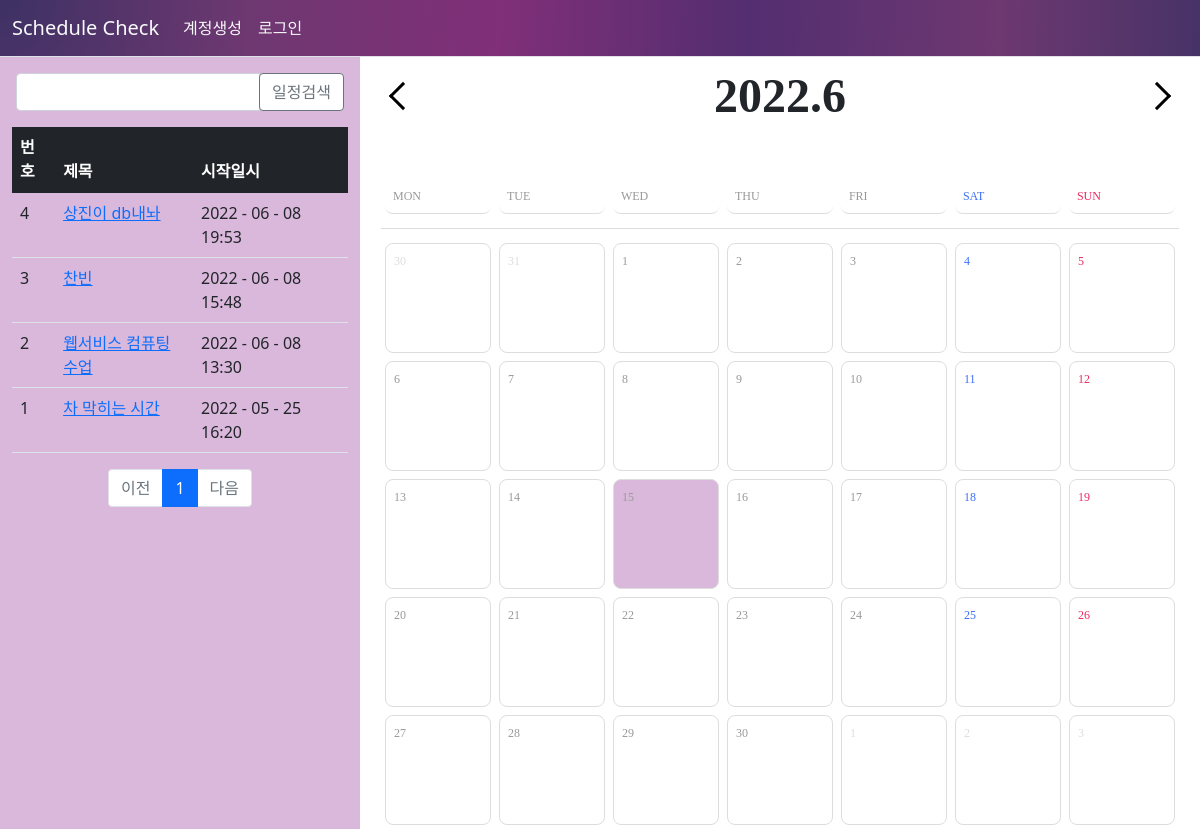
The app's page /schedule/list/, older data.
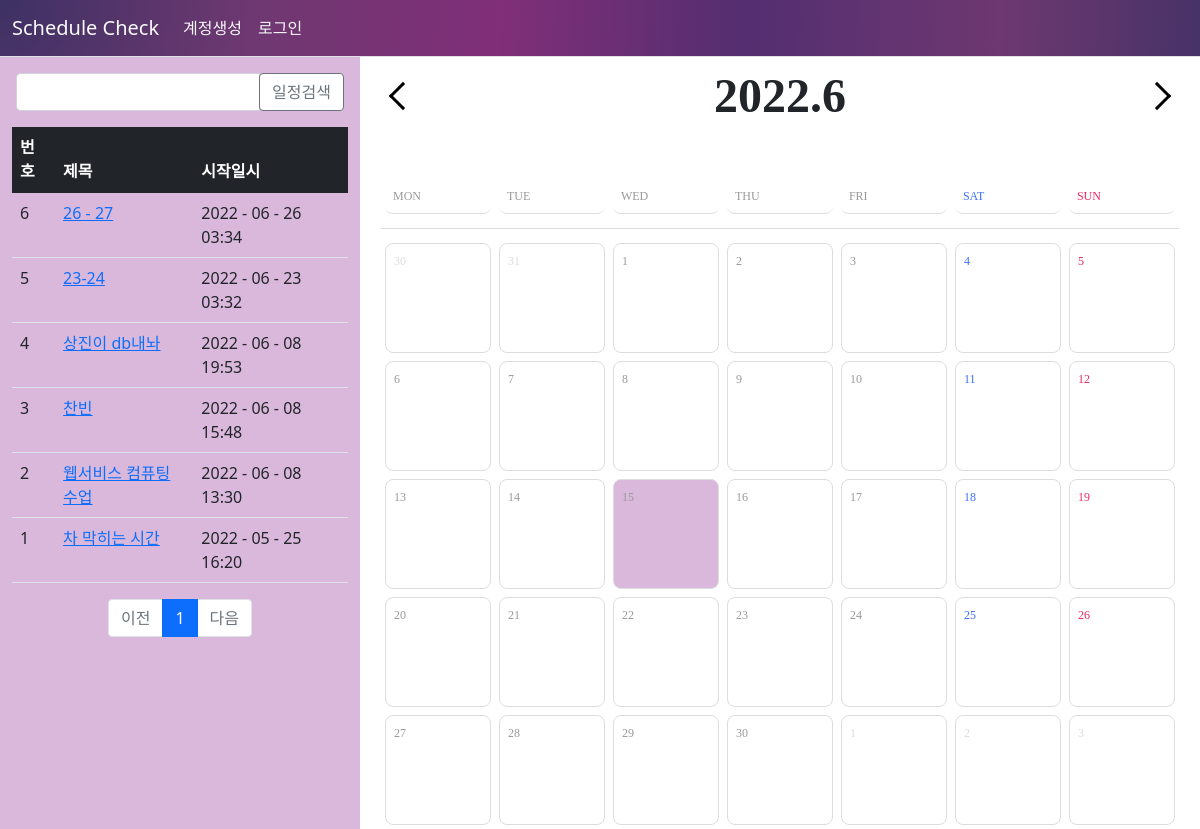
The same page, newer data.
### pybo/models.py (models this page shows)
class Schedule(db.Model):
    id = db.Column(db.Integer, primary_key=True)
    create_date = db.Column(db.DateTime(), nullable=False)
    creator_id = db.Column(db.Integer, db.ForeignKey('user.id', ondelete='CASCADE'), nullable=False)
    creator = db.relationship('User', backref=db.backref('schedule_set'))
    start_date = db.Column(db.DateTime(), nullable=False)
    end_date = db.Column(db.DateTime(), nullable=False)
    subject = db.Column(db.String(200), nullable=False)
    content = db.Column(db.Text(), nullable=False)

### pybo/views/schedule_views.py (the view, shortened to what this page needs)
@bp.route('/list/')
def _list():
    page = request.args.get('page', type=int, default=1)
    kw = request.args.get('kw', type=str, default='')
    schedule_list = Schedule.query.order_by(Schedule.create_date.desc())
    schedule_list = schedule_list.paginate(page, per_page=10)
    return render_template('schedule/schedule_list.html', schedule_list=schedule_list, page=page, kw=kw)

### pybo/filter.py (called while the page is built)
def format_datetime(value, fmt='%Y - %m - %d　%H:%M'):
    return value.strftime(fmt)

### pybo/views/auth_views.py (called while the page is built)
@bp.before_app_request
def load_logged_in_user():
    user_id = session.get('user_id')
    if user_id is None:
        g.user = None
    else:
        g.user = User.query.get(user_id)

### pybo/templates/schedule/schedule_list.html (shortened to what this page needs)
{% extends 'base.html' %}
{% block content %}
<link rel="stylesheet" href="{{ url_for('static', filename='calender.css') }}">
<div class="container2">
    <aside class="container2__sidebar">
        <div class="justify-content-end my-3 mx-3">
            <div class="col-4 input-group">
                <input type="text" class="form-control kw" value="{{ kw or '' }}">
                <div class="input-group-append">
                    <button class="btn btn-outline-secondary" type="button" id="btn_search" style="background-color:white">일정검색</button>
                </div>
            </div>
        </div>
        <div class="container my-3">
    <table class="table">
        <thead>
        <tr class="table-dark">
            <th>번호</th>
            <th>제목</th>
            <th>시작일시</th>
        </tr>
        </thead>
        <tbody>
        {% if schedule_list %}
        {% for schedule in schedule_list.items %}
        <tr>
            <td>{{ schedule_list.total - ((schedule_list.page-1) * schedule_list.per_page) - loop.index0 }}</td>
            <td>
                <a href="{{ url_for('schedule.detail', schedule_id=schedule.id) }}">{{ schedule.subject }}</a>
            </td>
            <td>{{ schedule.start_date|datetime }}</td>
        </tr>
        {% endfor %}
        {% else %}
        <tr>
            <td colspan="3">일정이 없습니다.</td>
        </tr>
        {% endif %}
        </tbody>
    </table>
    <ul class="pagination justify-content-center">
        {% if schedule_list.has_prev %}
        <li class="page-item">
            <a class="page-link" href="?page={{ schedule_list.prev_num }}">이전</a>
        </li>
        {% else %}
        <li class="page-item disabled">
            <a class="page-link" tabindex="-1" aria-disabled="true" href="javascript:void(0)">이전</a>
        </li>
        {% endif %}
        {% for page_num in schedule_list.iter_pages() %}
        {% if page_num %}
        {% if page_num != schedule_list.page %}
        <li class="page-item">
            <a class="page-link" href="?page={{ page_num }}">{{ page_num }}</a>
        </li>
        {% else %}
        <li class="page-item active" aria-current="page">
            <a class="page-link" href="javascript:void(0)">{{ page_num }}</a>
        </li>
        {% endif %}
        {% else %}
        <li class="disabled">
            <a class="page-link" href="javascript:void(0)">...</a>
        </li>
        {% endif %}
        {% endfor %}
        {% if schedule_list.has_next %}
        <li class="page-item">
            <a class="page-link" href="?page={{ schedule_list.next_num }}">다음</a>
        </li>
        {% else %}
        <li class="page-item disabled">
            <a class="page-link" tabindex="-1" aria-disabled="true" href="javascript:void(0)">다음</a>
        </li>
        {% endif %}
    </ul>
</div>
    </aside>
    <main class="container2__main">
        <div class="sec_cal">
          <div class="cal_nav">
            <a href="javascript:;" class="nav-btn go-prev">prev</a>
            <div class="year-month"></div>
            <a href="javascript:;" class="nav-btn go-next">next</a>
          </div>
          <div class="cal_wrap">
            <div class="days">
              <div class="day">MON</div>
              <div class="day">TUE</div>
              <div class="day">WED</div>
              <div class="day">THU</div>
              <div class="day">FRI</div>
              <div class="day">SAT</div>
              <div class="day">SUN</div>
            </div>
            <div class="dates"></div>
          </div>
        </div>
    </main>
</div>
{% endblock %}

### pybo/templates/base.html (shortened to what this page needs)
<!DOCTYPE html>
<html lang="ko">
<head>
    <link rel="stylesheet" href="{{ url_for('static', filename='bootstrap.min.css') }}">
    <link rel="stylesheet" href="{{ url_for('static', filename='style.css') }}">
</head>
<body>
    {% include "navbar.html" %}
    {% block content %}
    {% endblock %}
</body>
</html>

### pybo/templates/navbar.html (shortened to what this page needs)
    <nav class="navbar navbar-expand-lg navbar-light bg-light border-bottom grdnt">
        <div class="container-fluid">
            <a class="navbar-brand text-light" href="{{ url_for('main.index')}}">Schedule Check</a>
            <div class="collapse navbar-collapse" id="navbarSupportedContent">
                {% if g.user %}
                <ul class="navbar-nav">
                    <li class="nav-item">
                        <a class="nav-link text-light" href="{{  url_for('auth.logout') }}">{{ g.user.username }} (로그아웃)</a>
                    </li>
                    <li class="nav-item">
                        <a class="nav-link text-light" href="{{  url_for('schedule._list') }}">일정목록</a>
                    </li>
                    <li class="nav-item">
                        <a class="nav-link text-light" href="{{  url_for('schedule.create') }}">일정등록</a>
                    </li>
                </ul>
                {% else %}
                <ul class="navbar-nav me-auto mb-lg-0">
                    <li class="nav-item">
                        <a class="nav-link text-light" href="{{  url_for('auth.signup') }}">계정생성</a>
                    </li>
                    <li class="nav-item">
                        <a class="nav-link text-light" href="{{  url_for('auth.login') }}">로그인</a>
                    </li>
                </ul>
                {% endif %}
            </div>
        </div>
    </nav>

### pybo/static/calender.css (style rules this page uses)
.sec_cal { width: 95%; margin: 0 auto; font-family: "NotoSansR"; }
.sec_cal .cal_nav { display: flex; justify-content: center; align-items: center; font-weight: 700; font-size: 48px; line-height: 78px; }
.sec_cal .cal_nav .year-month { width: 300px; text-align: center; line-height: 1; width: 100%; }
.sec_cal .cal_nav .go-prev, .sec_cal .cal_nav .go-next { display: block; width: 50px; height: 78px; font-size: 0; display: flex; justify-content: center; align-items: center; }
.sec_cal .cal_nav .go-prev::before, .sec_cal .cal_nav .go-next::before { content: ""; display: block; width: 20px; height: 20px; border: 3px solid #000; border-width: 3px 3px 0 0; transition: border 0.1s; }
.sec_cal .cal_nav .go-prev::before { transform: rotate(-135deg); -webkit-transition-duration: 0.2s; transition-duration: 0.2s; }
.sec_cal .cal_nav .go-next::before { transform: rotate(45deg); -webkit-transition-duration: 0.2s; transition-duration: 0.2s; }
.sec_cal .cal_wrap { padding-top: 40px; position: relative; margin: 0 auto; }
.sec_cal .cal_wrap .days { display: flex; margin-bottom: 10px; padding-bottom: 10px; border-bottom: 1px solid #ddd; }
.sec_cal .cal_wrap::after { top: 368px; }
.sec_cal .cal_wrap .dates { display: flex; flex-flow: wrap; height: 100%; overflow: auto; -ms-overflow-style: none; scrollbar-width: none; }
.sec_cal .cal_wrap .day:nth-child(7n -1) { color: #3c6ffa; }
.sec_cal .cal_wrap .day:nth-child(7n) { color: #ed2a61; }
.days > .day { display:flex; justify-content: left; width: calc(93% / 7); text-align: left; color: #999; font-size: 12px; border-radius:8px; height: 35px; padding: 8px; margin: 0.5%; border-bottom: 1px solid #ddd; }
.container2 { display: flex; }
.container2__sidebar { width: 30%; background: #dab8dc; }
.container2__main { flex: 1; height: 100%; }

### pybo/templates/navbar.html (style rules this page uses)
.grdnt { background: radial-gradient( 1500px at 0% 0%, #3d3164, #6e3871, #802f78, #532e70, #6e3871, #3d3164, #532e70) }

Row changes from the older to the newer data that the page shows:
added Schedule: total "6", subject "26 - 27", start_date "2022 - 06 - 26 03:34"
added Schedule: total "5", subject "23-24", start_date "2022 - 06 - 23 03:32"
